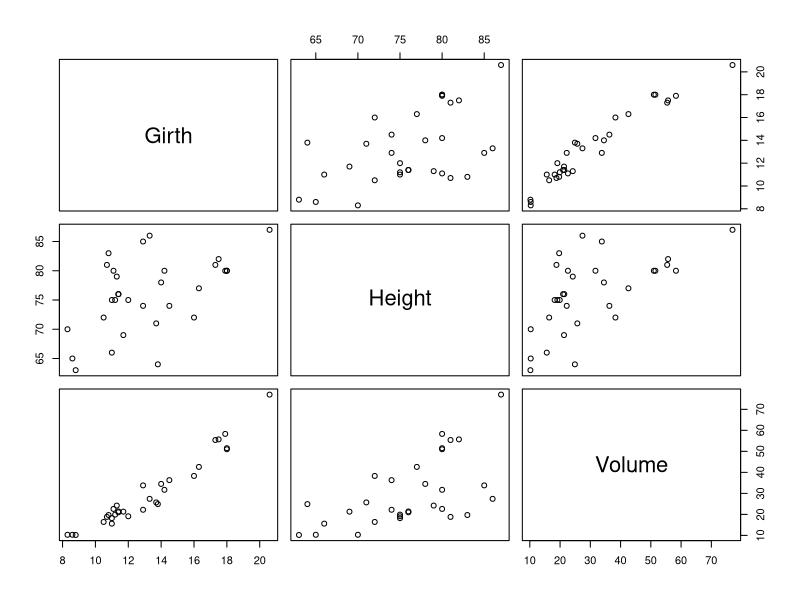
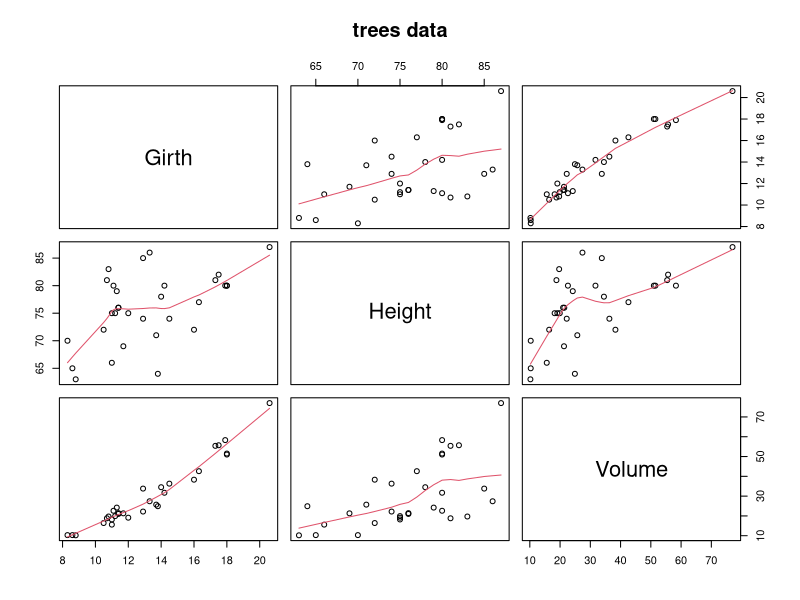
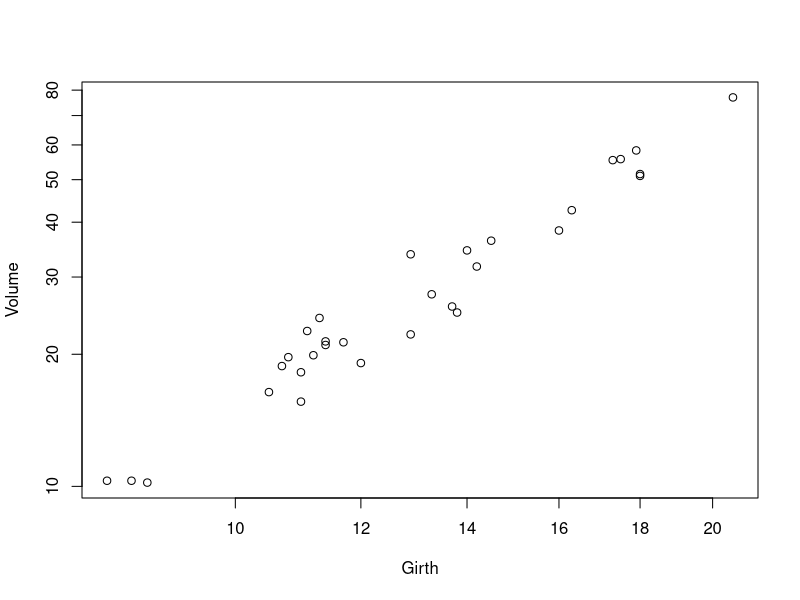
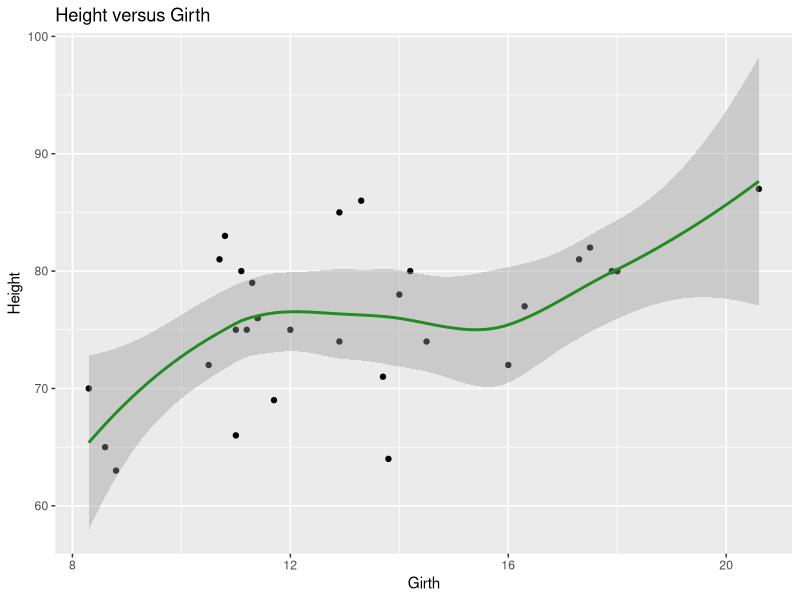
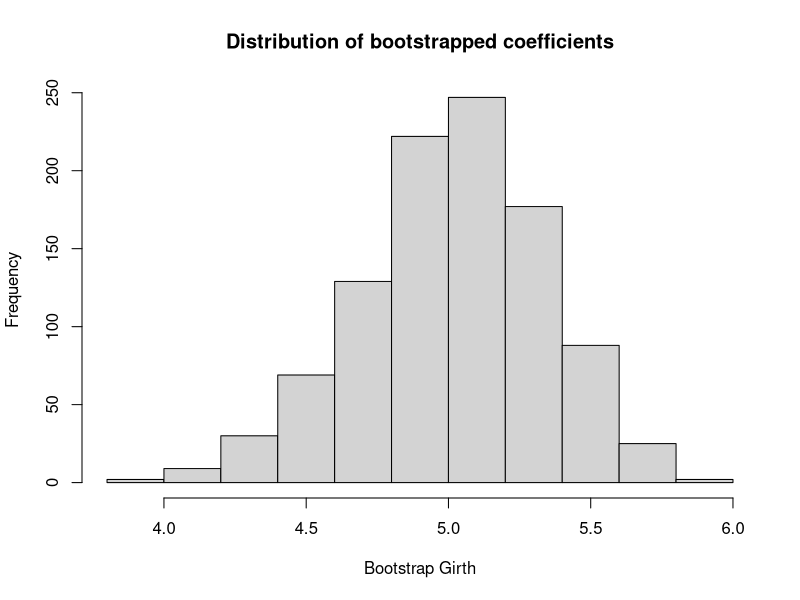

Write the R code that produced these figures, in order.
# tree data analysis
# diameter, height and volume of timber in 31 felled black cherry trees.

# packages
library(ggplot2)

# volume v. girth
data("trees")
summary(trees)
pairs(trees)
# from trees help page
pairs(trees, panel = panel.smooth, main = "trees data")
plot(Volume ~ Girth, data = trees, log = "xy")

# height v. girth
ggplot(trees[order(trees$Girth), ], aes(x = Girth, y = Height)) +
  geom_point() +
  geom_smooth(method = 'loess', color = 'forestgreen') +
  ggtitle('Height versus Girth')

# bootstrap girth coefficient in volume ~ girth regression
mod <- lm(Volume ~ Girth, data = trees)
set.seed(12)
b <- 1000
coefs <- matrix(ncol = 2, nrow = b)
for (i in 1:b) {
  cat(i, '...')
  indices <- sample(nrow(trees), replace = T)
  temp <- trees[indices, ]
  temp_mod <- lm(Volume ~ Girth, data = temp)
  coefs[i, ] <- temp_mod$coefficients
}
colnames(coefs) <- c('Intercept', 'Girth')
# bootstrapped girth coefficient estimate
mean(coefs[, 2])
# SE of bootstrapped girth coefficient estimate
sd(coefs[, 2])
# 95% percentile CI for bootstrapped girth coefficient
quantile(coefs[, 2], c(.025, .975))
# estimate degree of bias in bootstrapped girth coefficients
abs((sum(coefs[, 2] > coef(mod)[2]) / b) - 0.5)

# histogram of bootstrapped coefficients
hist(coefs[,'Girth'], main = "Distribution of bootstrapped coefficients",
     xlab = "Bootstrap Girth")
